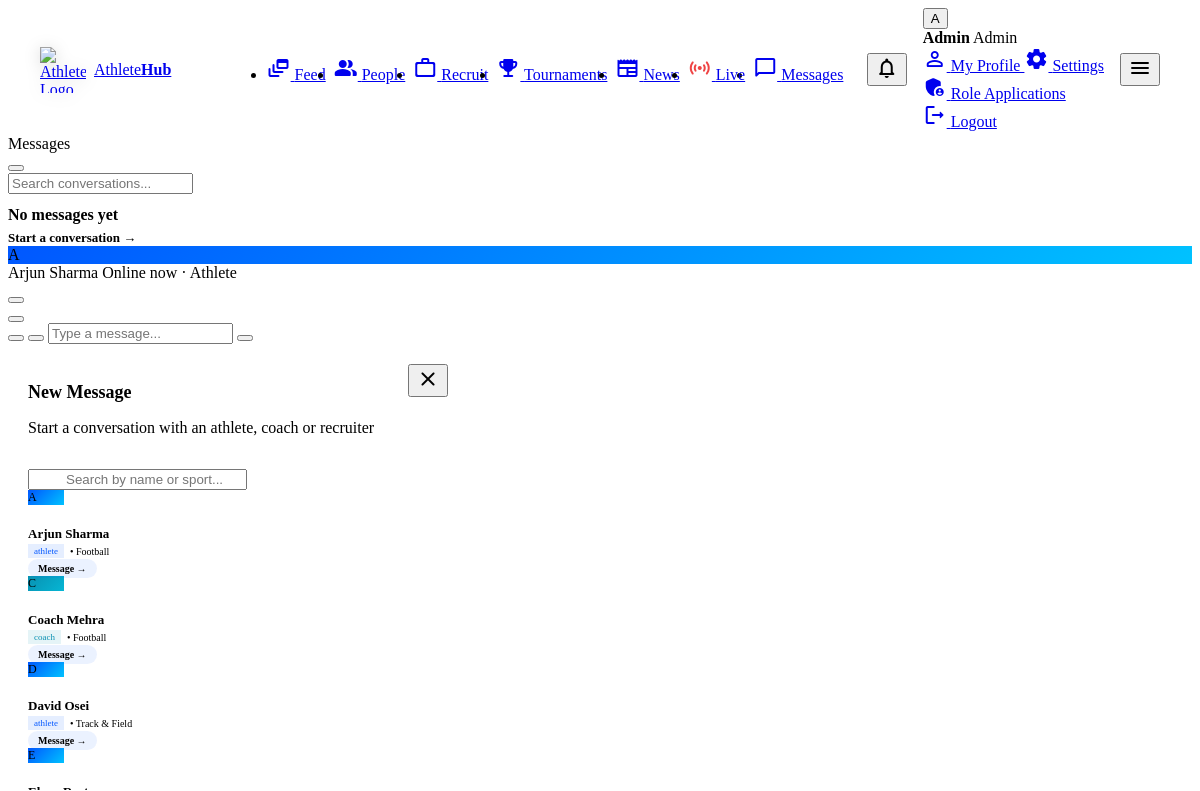
The page /pages/messages.php?to=2 (signed in) on the database its author committed.
### tables this page shows
CREATE TABLE IF NOT EXISTS `users` (
  `id`              INT UNSIGNED AUTO_INCREMENT PRIMARY KEY,
  `name`            VARCHAR(100) NOT NULL,
  `email`           VARCHAR(150) NOT NULL UNIQUE,
  `password_hash`   VARCHAR(255) NOT NULL,
  `role`            ENUM('athlete','coach','recruiter','club','admin') NOT NULL DEFAULT 'athlete',
  `sport`           VARCHAR(80) DEFAULT NULL,
  `location`        VARCHAR(120) DEFAULT NULL,
  `bio`             TEXT DEFAULT NULL,
  `profile_pic`     VARCHAR(255) DEFAULT NULL,
  `is_verified`     TINYINT(1) NOT NULL DEFAULT 0,
  `followers_count` INT UNSIGNED NOT NULL DEFAULT 0,
  `following_count` INT UNSIGNED NOT NULL DEFAULT 0,
  `created_at`      TIMESTAMP NOT NULL DEFAULT CURRENT_TIMESTAMP
);

### pages/messages.php (the view, shortened to what this page needs)
<?php
require_once '../config/db.php';
$userId   = $_SESSION['user_id'];
function getRoleGradient($role) {
    if ($role === 'athlete') return 'linear-gradient(135deg, #0057FF, #00C2FF)';
    if ($role === 'coach') return 'linear-gradient(135deg, #0891B2, #06B6D4)';
    if ($role === 'recruiter') return 'linear-gradient(135deg, #7C3AED, #6D28D9)';
    if ($role === 'club') return 'linear-gradient(135deg, #D97706, #F59E0B)';
    return 'linear-gradient(135deg, #334155, #475569)';
}
function getRolePillColor($role) {
    if ($role === 'athlete') return 'background: rgba(0,87,255,0.1); color: #0057FF;';
    if ($role === 'coach') return 'background: rgba(8,145,178,0.1); color: #0891B2;';
    if ($role === 'recruiter') return 'background: rgba(124,58,237,0.1); color: #7C3AED;';
    if ($role === 'club') return 'background: rgba(217,119,6,0.1); color: #D97706;';
    return 'background: rgba(51,65,85,0.1); color: #334155;';
}
$activeUserId = isset($_GET['to']) && is_numeric($_GET['to']) ? (int)$_GET['to'] : null;
$searchQuery  = trim($_GET['q'] ?? '');
$conversations = [];
$activeUser = null;
if ($activeUserId) {
    $auStmt = $pdo->prepare("SELECT id, name, role, profile_pic FROM users WHERE id=?");
    $auStmt->execute([$activeUserId]);
    $activeUser = $auStmt->fetch(PDO::FETCH_ASSOC);
}
$usersStmt = $pdo->prepare("SELECT id, name, role, sport, profile_pic FROM users WHERE id != ? ORDER BY name ASC");
$usersStmt->execute([$userId]);
$allUsers = $usersStmt->fetchAll(PDO::FETCH_ASSOC);
require_once '../includes/header.php';
?>
<main class="msg-wrap <?= $activeUserId ? 'has-active' : 'no-active' ?>">
    <div class="msg-layout">
        <div class="inbox">
            <div class="inbox-header">
                <div class="inbox-title">
                    Messages
                </div>
                <button type="button" class="new-msg-btn" id="btnNewMsg" title="New message">
                </button>
            </div>
            <form class="search-box" method="GET" action="messages.php">
                <input type="text" name="q" placeholder="Search conversations..." value="<?= htmlspecialchars($searchQuery) ?>">
            </form>
            <div class="conv-list">
                <?php if (empty($conversations)): ?>
                    <div class="conv-empty">
                        <p style="margin:12px 0 4px; font-weight:600; color:var(--text-dark)">No messages yet</p>
                        <a href="javascript:void(0)" onclick="document.getElementById('btnNewMsg').click();" style="color:var(--primary); font-size:13px; font-weight:600; text-decoration:none;">Start a conversation →</a>
                    </div>
                <?php endif; ?>
            </div>
        </div>
        <div class="chat">
            <?php if (!$activeUserId): ?>
                <div class="chat-empty">
                    <iconify-icon icon="solar:chat-round-bold-duotone" style="font-size:48px; opacity:0.3; margin-bottom:12px;"></iconify-icon>
                    <p style="font-size:14px; color:var(--text-muted); margin-bottom:8px;">Select a conversation to start chatting</p>
                    <p style="font-size:12px; color:var(--text-muted); margin-bottom:16px;">or</p>
                    <button class="btn btn-primary btn-sm" onclick="document.getElementById('btnNewMsg').click();">+ New Message</button>
                </div>
            <?php else:
            ?>
                <div class="chat-header">
                    <div class="chat-header-left">
                        <div class="conv-av-small">
                            <?php if ($activeUser['profile_pic']): ?>
                                <img src="<?= htmlspecialchars($activeUser['profile_pic']) ?>" alt="">
                            <?php else: ?>
                                <div class="conv-av-initials" style="background: <?= getRoleGradient($activeUser['role']) ?>">
                                    <?= strtoupper(substr($activeUser['name'], 0, 1)) ?>
                                </div>
                            <?php endif; ?>
                        </div>
                        <div class="chat-status-col">
                            <span class="chat-name"><?= htmlspecialchars($activeUser['name']) ?></span>
                            <span class="chat-status"><iconify-icon icon="solar:circle-bold" style="font-size:10px"></iconify-icon> Online now · <?= ucfirst($activeUser['role']) ?></span>
                        </div>
                    </div>
                    <div class="chat-actions">
                        <button class="icon-btn search-chat-btn" title="Search in chat">
                        </button>
                        <div class="dropdown-wrap">
                            <button class="icon-btn" title="More options">
                            </button>
                        </div>
                    </div>
                </div>
                <div class="chat-input-bar">
                    <button type="button" class="attach-btn" id="btnAttach" title="Attach file">
                    </button>
                    <button type="button" class="attach-btn" id="btnEmojiToggle" title="Emojis">
                    </button>
                    <input type="text" id="messageInput" class="msg-input" placeholder="Type a message..." autocomplete="off">
                    <button type="button" class="send-btn" id="btnSend">
                    </button>
                </div>
            <?php endif; ?>
        </div>
    </div>
</main>
<div class="modal-overlay" id="newMsgModal">
    <div class="glass-modal" style="width: 460px; padding: 20px;">
        <div class="modal-header" style="display:flex; justify-content:space-between; align-items:flex-start; margin-bottom:16px;">
            <div>
                <h3 class="modal-title m-0" style="font-size:18px; margin-bottom:4px;">New Message</h3>
                <p class="text-xs text-muted">Start a conversation with an athlete, coach or recruiter</p>
            </div>
            <button class="modal-close" id="closeNewMsgModal"><span class="material-icons-round">close</span></button>
        </div>
        <div class="form-group mb-3 relative">
            <input type="text" id="searchUserInput" class="glass-input w-full" placeholder="Search by name or sport..." style="padding-left:36px;">
        </div>
        <div class="users-list-modal" id="modalUsersList" style="max-height:300px; overflow-y:auto; margin:0 -20px; padding:0 20px;">
            <?php foreach($allUsers as $u): ?>
                <div class="modal-user-item" data-name="<?= strtolower($u['name']) ?>" data-sport="<?= strtolower($u['sport'] ?: '') ?>" onclick="window.location.href='messages.php?to=<?= $u['id'] ?>'">
                    <div class="conv-av" style="width:36px; height:36px; font-size:12px;">
                        <?php if ($u['profile_pic']): ?>
                            <img src="<?= htmlspecialchars($u['profile_pic']) ?>" alt="">
                        <?php else: ?>
                            <div class="conv-av-initials" style="background: <?= getRoleGradient($u['role']) ?>">
                                <?= strtoupper(substr($u['name'], 0, 1)) ?>
                            </div>
                        <?php endif; ?>
                    </div>
                    <div style="flex:1;">
                        <div style="font-size:13px; font-weight:700; color:var(--text-dark); margin-bottom:2px;">
                            <?= htmlspecialchars($u['name']) ?>
                        </div>
                        <div style="display:flex; gap:6px; align-items:center;">
                            <span class="role-tag" style="font-size:9px; padding:2px 6px; <?= getRolePillColor($u['role']) ?>"><?= htmlspecialchars($u['role']) ?></span>
                            <?php if ($u['sport']): ?>
                                <span style="font-size:10px; color:var(--text-muted);">&bull; <?= htmlspecialchars($u['sport']) ?></span>
                            <?php endif; ?>
                        </div>
                    </div>
                    <div>
                        <span style="font-size:10px; font-weight:600; color:var(--primary); background:rgba(0,87,255,0.08); padding:4px 10px; border-radius:12px;">Message →</span>
                    </div>
                </div>
            <?php endforeach; ?>
        </div>
    </div>
</div>
<?php require_once '../includes/footer.php'; ?>

### includes/header.php (style rules this page uses)
*, *::before, *::after { box-sizing: border-box; }
a, button, .nav-link, .glass-input { transition: all 0.3s ease; }

### pages/messages.php (style rules this page uses)
body, html { overflow: hidden !important; }

### rows shown on the page
users: name "A", name "Arjun Sharma", role "Athlete", role "athlete", sport "Football"
users: name "C", name "Coach Mehra", role "coach", sport "Football"
users: name "D", name "David Osei", role "athlete", sport "Track & Field"
users: name "E"

### other values the page prints
$initials "A"
$userName "Admin"
$userRole "Admin"
